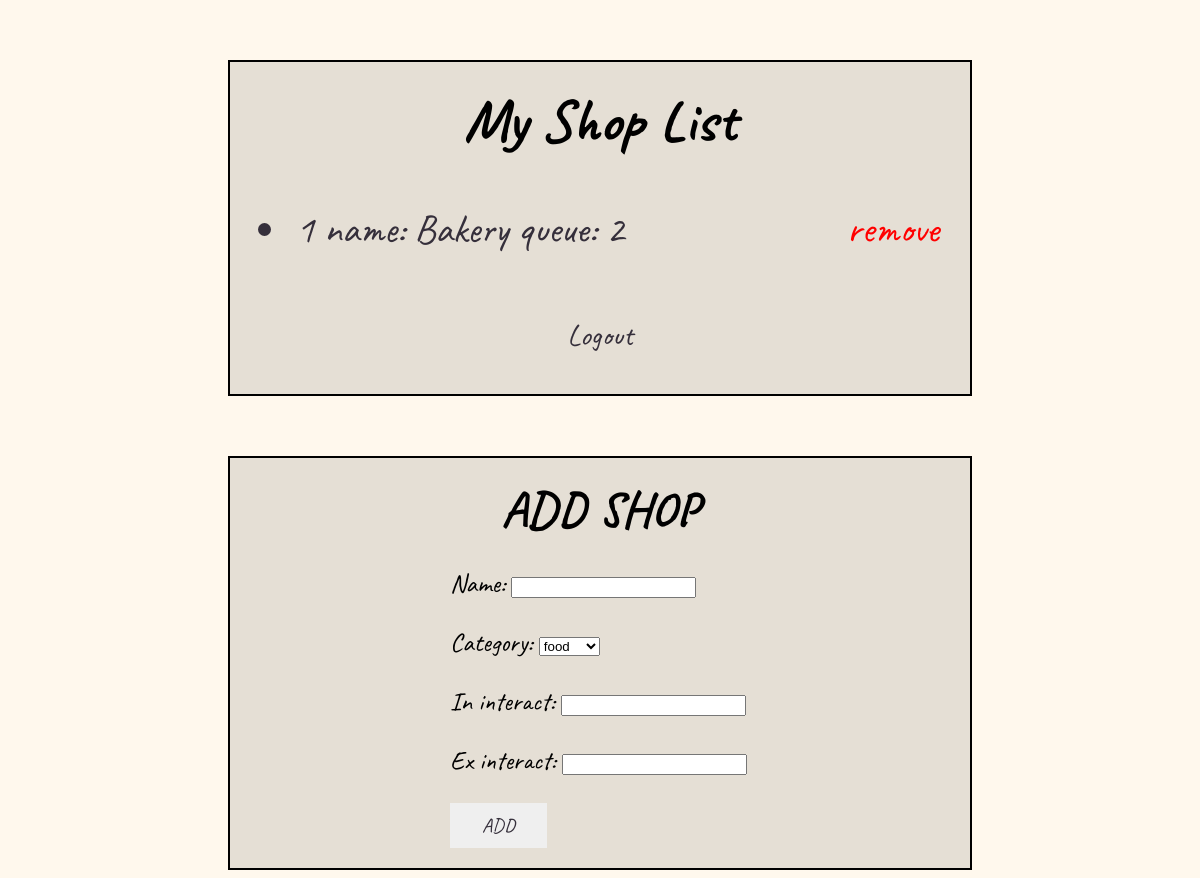
The page /seller/myshop/1 on the database as committed earlier.
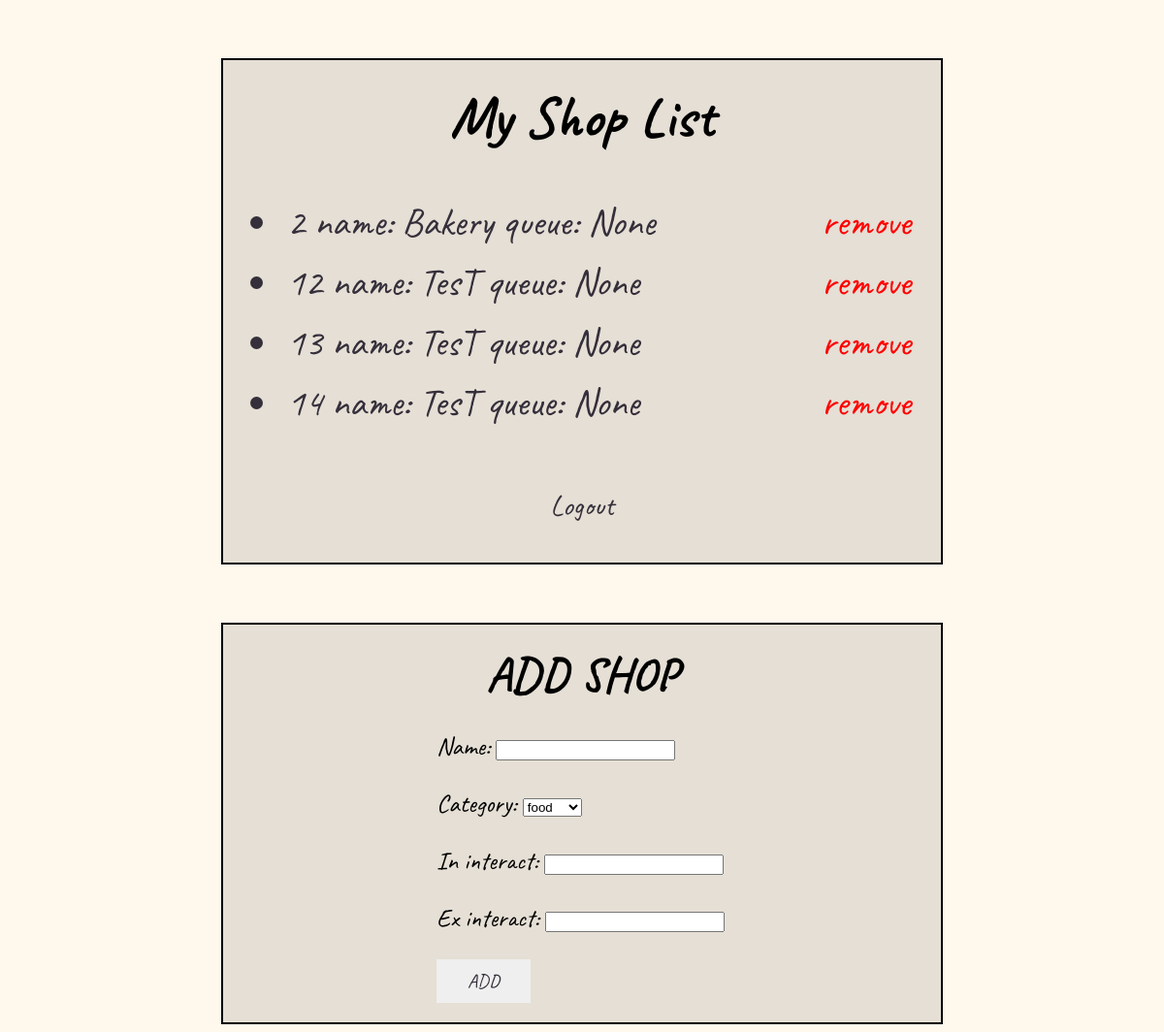
The same page on the database as committed later.
### myshop/models.py (models this page shows)
class shop_detail(models.Model):
    seller_id = models.ForeignKey(seller_detail, on_delete=models.CASCADE, related_name = "shop", null=True)
    name = models.CharField(max_length=64)
    category = models.CharField(max_length=10, null=True)
    in_interact = models.CharField(max_length=100, null=True)
    ex_interact = models.CharField(max_length=64, null=True)
    expire = models.IntegerField(default=0)
    queue = models.IntegerField(null=True)
    def __str__(self):
        return f"{self.id} name: {self.name} queue: {self.queue}"

### myshop/views.py (the view)
# urls.py: path('', talard_view.index, name='homepage'),
def index(request, sid):
    shop = shop_detail.objects.filter(seller_id= sid)
    seller = seller_detail.objects.get(pk = sid)
    if request.method == 'POST':
        form = ShopForm(request.POST)
        if form.is_valid():
            newshop = form.save(commit=False)
            newshop.seller_id = seller
            newshop.save()
    else:
        form = ShopForm()
    return render(request, "myshop/myshop_index.html", {'form' : form, "shop":shop})

### myshop/forms.py
class ShopForm(forms.ModelForm):
    cat = [
        ("food", "food"),
        ("utensil", "utensil"),
    ]
    category = ChoiceField(
        choices=cat
    )
    class Meta:
        model = shop_detail
        fields = ['name', 'category', 'in_interact', 'ex_interact']

### myshop/templates/myshop/myshop_index.html (shortened to what this page needs)
{% extends 'myshop/layout.html' %}
{% block body %}
<div>
    <h1>My Shop List</h1>
    <ul>
    {% for s in shop %}
        <li>
            <a href= "{% url 'myshop' s.id %}">
                {{ s }}
            </a>
            <a href= "{% url 'delshop' s.id %}"
                onclick="
                if (confirm('Are you sure to remove your shop?')){
                    return true;
                }
                else{
                    event.stopPropagation();
                    event.preventDefault();
                };"
                class="remove">remove</a>
        </li>
    {% empty %}
        <li>NO SHOP</li>
    {% endfor %}<br><br>
    </ul>
    <a class="logoutt" href="{% url 'seller_logout' %}">Logout</a><br><br>
</div>
<div class="temp">
    <h>ADD SHOP</h>
    <form method = "post" enctype="multipart/form-data" class="addsh">
        {{ form.as_p }}
        <button type="submit">ADD</button>
    </form>
</div>
{% endblock body %}

### myshop/templates/myshop/layout.html (shortened to what this page needs)
<!DOCTYPE html>
<html lang="en">
<head>
</head>
<body>
    {% block body %}
    {% endblock %}
</body>

### myshop/templates/myshop/layout.html (style rules this page uses)
div { font-family: Caveat; background-color: rgba(0,0,0,0.1); border: solid 2px black; width: 700px; height: auto; text-align: center; margin-left: auto; margin-right: auto; margin-top:60px; padding:20px; }
body { background-color: #FFF8ED; }
h1 { font-size:60px; text-align: center; }
a { font-size:40px; text-decoration: none; color:#352F3B; }
li { font-size:40px; text-decoration: none; color:#352F3B; padding:6px; text-align: left; }
.logoutt { font-size:30px; }
h1 { text-align: center; margin-top:0px; }
.temp { font-size:26px; }
.remove { color:red; float: right; margin-right:5px; }
h { font-size:50px; font-weight: bold; }
button { border: none; color: #352F3B; padding: 10px 32px; text-decoration: none; font-size: 20px; cursor: pointer; font-family: "Caveat" }
.addsh { text-align: left; margin-left:200px; }

Rows that differ between the two databases and show on the page:
removed shop_detail: id+name+queue "1 name: Bakery queue: 2"
added shop_detail: id+name+queue "2 name: Bakery queue: None"
added shop_detail: id+name+queue "12 name: TesT queue: None"
added shop_detail: id+name+queue "13 name: TesT queue: None"
added shop_detail: id+name+queue "14 name: TesT queue: None"
